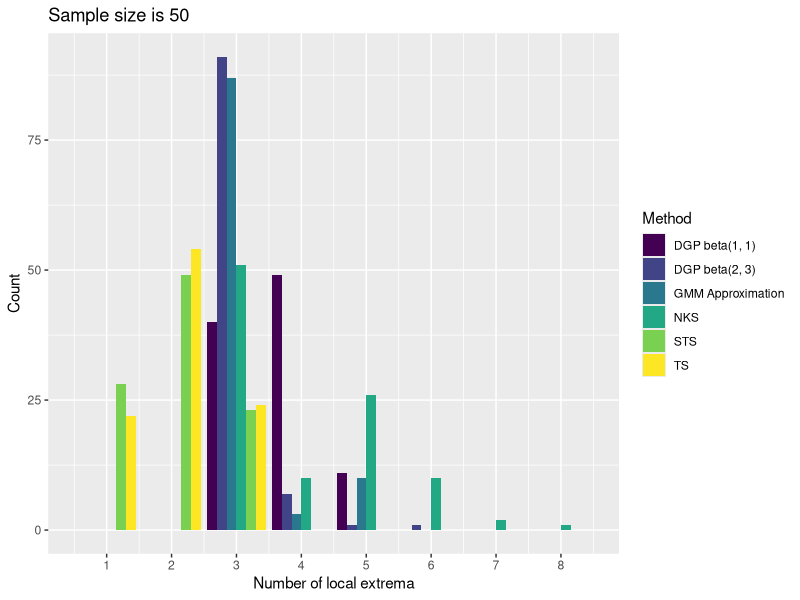
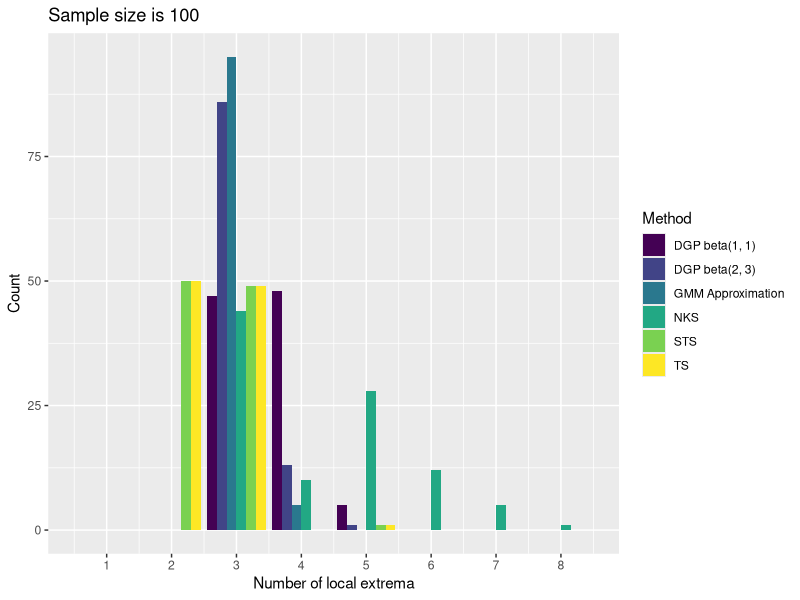
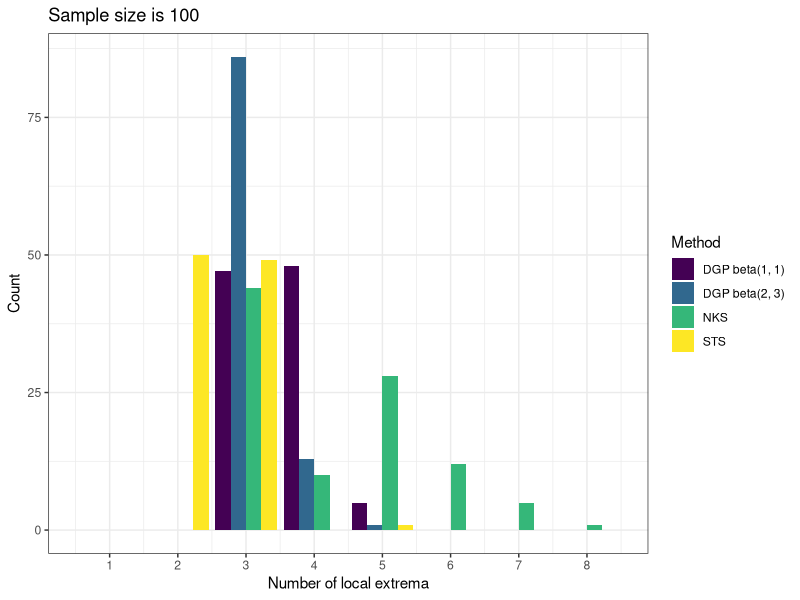

Reproduce these figures in R, in order. (Note: this script raises an error after producing the figures.)
### Simulations
################################################################################
# Plot for the number of estimated local extrema
################################################################################
# number of points 1, 2, 3, 4, 5, 6, 7, 8, 9, 10
library(ggplot2)
number_davis_kovac_50 <- c(22, 54, 24, 0, 0, 0, 0, 0)
number_davis_kovac_100 <- c(0, 50, 49, 0, 1, 0, 0, 0)
number_davis_kovac_500 <- c(0, 0, 99, 1, 0, 0, 0, 0)
number_davis_kovac_1000 <- c(0, 0, 100, 0, 0, 0, 0, 0)

number_kovac_50 <- c(28, 49, 23, 0, 0, 0, 0, 0)
number_kovac_100 <- c(0, 50, 49, 0, 1, 0, 0, 0)
number_kovac_500 <- c(0, 0, 98, 1, 1, 0, 0, 0)
number_kovac_1000 <- c(0, 0, 99, 0, 1, 0, 0, 0)


number_nks_50 <- c(0, 0, 51, 10, 26, 10, 2, 1, 0, 0, 1)  ## 11 elements. the 11th element is 1
number_nks_100 <- c(0, 0, 44, 10, 28, 12, 5, 1)
number_nks_500 <- c(0, 0, 45, 9, 29, 13, 3, 1)
number_nks_1000 <- c(0, 0, 47, 13, 33, 7, 0, 0)

number_dgp_50 <- c(0, 0, 40, 49, 11, 0, 0, 0)
number_dgp_100 <- c(0, 0, 47, 48, 5, 0, 0, 0)
number_dgp_500 <- c(0, 0, 95, 5, 0, 0, 0, 0)
number_dgp_1000 <- c(0, 0, 99, 1, 0, 0, 0, 0)

number_dgp_beta_2_3_50 <- c(0, 0, 91, 7, 1, 1, 0, 0)
number_dgp_beta_2_3_100 <- c(0, 0, 86, 13, 1, 0, 0, 0)
number_dgp_beta_2_3_500 <- c(0, 0, 99, 1, 0, 0, 0, 0)
number_dgp_beta_2_3_1000 <- c(0, 0, 100, 0, 0, 0, 0, 0)

number_gmm_50 <- c(0, 0, 87, 3, 10, 0, 0, 0)
number_gmm_100 <- c(0, 0, 95, 5, 0, 0, 0, 0)
number_gmm_500 <- c(0, 0, 99, 1, 0, 0, 0, 0)
number_gmm_1000 <- c(0, 0, 100, 0, 0, 0, 0, 0)

# =============================================================================

method_name <- c("TS", "STS", "NKS", 
                 "DGP beta(1, 1)", "DGP beta(2, 3)", "GMM Approximation")


# -------
number_df_50 <- data.frame("number" = rep(1:8, 6),
                            "method" = rep(method_name, each = 8),
                            "count" = c(number_davis_kovac_50,
                                        number_kovac_50,
                                        number_nks_50[1:8],
                                        number_dgp_50,
                                        number_dgp_beta_2_3_50,
                                        number_gmm_50))

ggplot(number_df_50, aes(x = number, y = count, fill = method)) + 
    geom_bar(stat = "identity", position = "dodge") + 
    labs(x = "Number of local extrema",
         y = "Count",
         title = "Sample size is 50",
         fill = "Method") +
    scale_x_continuous(limits = c(0.5, 8.5), breaks=1:8) +
    scale_fill_viridis_d()
# -------
number_df_100 <- data.frame("number" = rep(1:8, 6),
                            "method" = rep(method_name, each = 8),
                            "count" = c(number_davis_kovac_100,
                                        number_kovac_100,
                                        number_nks_100,
                                        number_dgp_100,
                                        number_dgp_beta_2_3_100,
                                        number_gmm_100))

ggplot(number_df_100, aes(x = number, y = count, fill = method)) + 
    geom_bar(stat = "identity", position = "dodge") + 
    labs(x = "Number of local extrema",
         y = "Count",
         title = "Sample size is 100",
         fill = "Method") +
    scale_x_continuous(limits = c(0.5, 8.5), breaks=1:8) +
    # scale_y_continuous(limits = c(0, 100)) + 
    scale_fill_viridis_d()

## simplified and clean version
method_name <- c("STS", "NKS", "DGP beta(1, 1)", "DGP beta(2, 3)")
number_df_100 <- data.frame("number" = rep(1:8, 4),
                            "method" = rep(method_name, each = 8),
                            "count" = c(number_kovac_100,
                                        number_nks_100,
                                        number_dgp_100,
                                        number_dgp_beta_2_3_100))

png("./img/freq100.png", width = 480, height = 480)

ggplot(number_df_100, aes(x = number, y = count, fill = method)) + 
    geom_bar(stat = "identity", position = "dodge") + 
    labs(x = "Number of local extrema",
         y = "Count",
         title = "Sample size is 100",
         fill = "Method") +
    scale_x_continuous(limits = c(0.5, 8.5), breaks=1:8) +
    # scale_y_continuous(limits = c(0, 100)) + 
    scale_fill_viridis_d() +
    theme_bw()

dev.off()


# -------
number_df_500 <- data.frame("number" = rep(1:8, 6),
                           "method" = rep(method_name, each = 8),
                           "count" = c(number_davis_kovac_500,
                                       number_kovac_500,
                                       number_nks_500[1:8],
                                       number_dgp_500,
                                       number_dgp_beta_2_3_500,
                                       number_gmm_500))

ggplot(number_df_500, aes(x = number, y = count, fill = method)) + 
    geom_bar(stat = "identity", position = "dodge") + 
    labs(x = "Number of local extrema",
         y = "Count",
         title = "Sample size is 500",
         fill = "Method") +
    scale_x_continuous(limits = c(0.5, 8.5), breaks=1:8) +
    scale_fill_viridis_d()


## simplified and clean version
method_name <- c("STS", "NKS", "DGP beta(1, 1)", "DGP beta(2, 3)")
number_df_500 <- data.frame("number" = rep(1:8, 4),
                            "method" = rep(method_name, each = 8),
                            "count" = c(number_kovac_500,
                                        number_nks_500,
                                        number_dgp_500,
                                        number_dgp_beta_2_3_500))


png("./img/freq500.png", width = 480, height = 480)

ggplot(number_df_500, aes(x = number, y = count, fill = method)) + 
    geom_bar(stat = "identity", position = "dodge") + 
    labs(x = "Number of local extrema",
         y = "Count",
         title = "Sample size is 500",
         fill = "Method") +
    scale_x_continuous(limits = c(0.5, 8.5), breaks=1:8) +
    # scale_y_continuous(limits = c(0, 100)) + 
    scale_fill_viridis_d() +
    theme_bw()

dev.off()

# -------

number_df_1000 <- data.frame("number" = rep(1:8, 6),
                             "method" = rep(method_name, each = 8),
                             "count" = c(number_davis_kovac_1000,
                                         number_kovac_1000,
                                         number_nks_1000,
                                         number_dgp_1000,
                                         number_dgp_beta_2_3_1000,
                                         number_gmm_1000))

ggplot(number_df_1000, aes(x = number, y = count, fill = method)) + 
    geom_bar(stat = "identity", position = "dodge") + 
    labs(x = "Number of local extrema",
         y = "Count",
         title = "Sample size is 1000",
         fill = "Method") +
    scale_x_continuous(limits = c(0.5, 8.5), breaks=1:8) +
    scale_fill_viridis_d()

## simplified and clean version
method_name <- c("STS", "NKS", "DGP beta(1, 1)", "DGP beta(2, 3)")
number_df_1000 <- data.frame("number" = rep(1:8, 4),
                            "method" = rep(method_name, each = 8),
                            "count" = c(number_kovac_1000,
                                        number_nks_1000,
                                        number_dgp_1000,
                                        number_dgp_beta_2_3_1000))

png("./img/freq1000.png", width = 480, height = 480)

ggplot(number_df_1000, aes(x = number, y = count, fill = method)) + 
    geom_bar(stat = "identity", position = "dodge") + 
    labs(x = "Number of local extrema",
         y = "Count",
         title = "Sample size is 1000",
         fill = "Method") +
    scale_x_continuous(limits = c(0.5, 8.5), breaks=1:8) +
    # scale_y_continuous(limits = c(0, 100)) + 
    scale_fill_viridis_d() +
    theme_bw()

dev.off()


## maybe this

## Taut String (same for other methods)
number_df_ts <- data.frame("number" = rep(1:8, 4),
                           "size" = rep(c("50", "100", "500", "1000"), each = 8),
                           "count" = c(number_davis_kovac_50,
                                       number_davis_kovac_100,
                                       number_davis_kovac_500,
                                       number_davis_kovac_1000))
ggplot(number_df_ts, aes(x = number, y = count, 
                         fill = factor(size, levels = c("50", "100", "500", "1000")))) + 
    geom_bar(stat = "identity", position = "dodge") + 
    labs(x = "Number of local extrema",
         y = "Count",
         title = "Taut String",
         fill = "Size") +
    scale_x_continuous(limits = c(0.5, 8.5), breaks=1:8) + 
    scale_fill_viridis_d()

# -----

number_df_sts <- data.frame("number" = rep(1:8, 4),
                           "size" = rep(c("50", "100", "500", "1000"), each = 8),
                           "count" = c(number_kovac_50,
                                       number_kovac_100,
                                       number_kovac_500,
                                       number_kovac_1000))
ggplot(number_df_sts, aes(x = number, y = count, 
                          fill = factor(size, levels = c("50", "100", "500", "1000")))) + 
    geom_bar(stat = "identity", position = "dodge") + 
    labs(x = "Number of local extrema",
         y = "Count",
         title = "Smooth Taut String",
         fill = "Size") +
    scale_x_continuous(limits = c(0.5, 8.5), breaks=1:8) + 
    scale_fill_viridis_d()


# -----


number_df_dgp <- data.frame("number" = rep(1:8, 4),
                            "size" = rep(c("50", "100", "500", "1000"), each = 8),
                            "count" = c(number_dgp_50,
                                        number_dgp_100,
                                        number_dgp_500,
                                        number_dgp_1000))
ggplot(number_df_dgp, aes(x = number, y = count, 
                          fill = factor(size, levels = c("50", "100", "500", "1000")))) + 
    geom_bar(stat = "identity", position = "dodge") + 
    labs(x = "Number of local extrema",
         y = "Count",
         title = "DGP beta(1, 1)",
         fill = "Size") +
    scale_x_continuous(limits = c(0.5, 8.5), breaks=1:8) + 
    scale_fill_viridis_d()

# -----


number_df_dgp_2_3 <- data.frame("number" = rep(1:8, 4),
                            "size" = rep(c("50", "100", "500", "1000"), each = 8),
                            "count" = c(number_dgp_beta_2_3_50,
                                        number_dgp_beta_2_3_100,
                                        number_dgp_beta_2_3_500,
                                        number_dgp_beta_2_3_1000))
ggplot(number_df_dgp_2_3, aes(x = number, y = count, 
                          fill = factor(size, levels = c("50", "100", "500", "1000")))) + 
    geom_bar(stat = "identity", position = "dodge") + 
    labs(x = "Number of local extrema",
         y = "Count",
         title = "DGP beta(2, 3)",
         fill = "Size") +
    scale_x_continuous(limits = c(0.5, 8.5), breaks=1:8) + 
    scale_fill_viridis_d()

# -----


number_df_nks <- data.frame("number" = rep(1:8, 4),
                                "size" = rep(c("50", "100", "500", "1000"), each = 8),
                                "count" = c(number_nks_50[1:8],
                                            number_nks_100,
                                            number_nks_500,
                                            number_nks_1000))
ggplot(number_df_nks, aes(x = number, y = count, 
                              fill = factor(size, levels = c("50", "100", "500", "1000")))) + 
    geom_bar(stat = "identity", position = "dodge") + 
    labs(x = "Number of local extrema",
         y = "Count",
         title = "Nonlinear Kernel Smoothing",
         fill = "Size") +
    scale_x_continuous(limits = c(0.5, 8.5), breaks=1:8) + 
    scale_fill_viridis_d()


# -----


number_df_gmm <- data.frame("number" = rep(1:8, 4),
                                "size" = rep(c("50", "100", "500", "1000"), each = 8),
                                "count" = c(number_gmm_50,
                                            number_gmm_100,
                                            number_gmm_500,
                                            number_gmm_1000))
ggplot(number_df_gmm, aes(x = number, y = count, 
                              fill = factor(size, levels = c("50", "100", "500", "1000")))) + 
    geom_bar(stat = "identity", position = "dodge") + 
    labs(x = "Number of local extrema",
         y = "Count",
         title = "Gaussian Mixture Model Approximation",
         fill = "Size") +
    scale_x_continuous(limits = c(0.5, 8.5), breaks=1:8) + 
    scale_fill_viridis_d()








